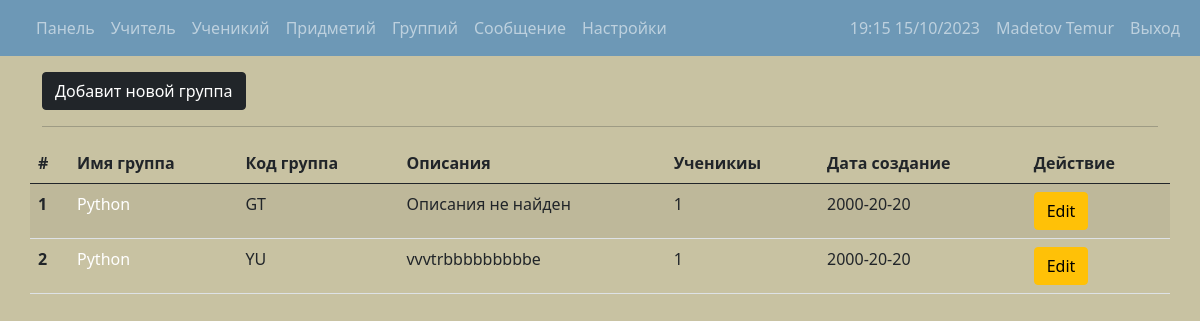
Page /admin/group.php (signed in) on the committed database.
### tables this page shows
CREATE TABLE IF NOT EXISTS `groups` (
  `group_id` int(10) NOT NULL AUTO_INCREMENT,
  `group_subject` varchar(30) NOT NULL,
  `group_code` varchar(30) NOT NULL,
  `group_discription` varchar(150) DEFAULT NULL,
  `date_of_joined` varchar(22) NOT NULL,
  `group_jurnal` varchar(40) NOT NULL,
  `date_of_end` varchar(40) DEFAULT NULL,
  `status` varchar(3) NOT NULL DEFAULT '0',
  `group_teacher` varchar(10) NOT NULL,
  `count_student` varchar(10) DEFAULT NULL,
  PRIMARY KEY (`group_id`),
  UNIQUE KEY `group_code` (`group_code`)
);

### admin/php/function.php (called while the page is built, shortened)
<?php
require __DIR__ . '/function_group.php';
$limit = isset($_GET['m']) ? $_GET['m'] : 20;
function EchoToString($string, $s=0) :string {
	$str = explode(' ', $string);
	return $str[$s];
}

### admin/php/function_group.php (called while the page is built, shortened)
<?php
$sort_az = "ORDER BY group_subject ASC";
function Allgroups($conn_db, $colum_name, $status, $limite, $offsete) {
  global $sort_az;
  $i = 0;
  $str = '';
  foreach($colum_name as $value):
    if($i === 0) {
      $str .= $value;
      $i++;
    } else {
      $str .= ", ". $value;
    }
  endforeach;
  $sql = "SELECT {$str} FROM groups WHERE status = {$status} {$sort_az} LIMIT $limite OFFSET $offsete" ;
  $query = $conn_db->prepare($sql);
  $query->execute();
  if ($query->rowCount() >= 1) {
    return $query->fetchAll(PDO::FETCH_ASSOC);
  } else {
    return 0;
  }
}

### admin/group.php (the view, shortened to what this page needs)
<?php $title = 'Группий | ITS'; $page = 5;
require __DIR__ . '/../connection/connection.php';
require __DIR__ . '/php/function.php';
if(isset($_GET['add'])) { ?>
  <?php include './layout/hader-page.php' ?>
    <div class="container-lg mt-3">
        <a href="group.php"
           class="btn btn-dark">Назад</a>
    </div>
    <div class="container-lg mt-3">
     <form accept-charset="utf-8" method="POST">
        <div class="mb-3">
          <label  class="form-label">Придмет</label>
          <select class="form-select" aria-label="Default select example">
            <option selected>Виберите опсия</option>
            <?php foreach(EchoSubjectsCode($conn) as $subject): ?>
            <option value="<?= $subject['subject_code'] ?>" title="<?php if($subject['discription'] != '0') echo $subject['discription'] ?>"><?= $subject['subject_name'] ?></option>
            <?php endforeach; ?>
          </select>
        </div>
        <div class="mb-3">
          <label for="formGroupExampleInput" class="form-label">Имя группа</label>
          <input type="text" class="form-control" id="formGroupExampleInput" name="group_name" maxlength="30">
        </div>
        <div class="mb-3">
          <label for="formGroupExampleInput" class="form-label">Код группа</label>
          <input type="text" class="form-control" id="formGroupExampleInput" name="group_code" maxlength="30">
        </div>
        <div class="mb-3">
          <label for="formGroupExampleInput" class="form-label">Описания</label>
          <textarea class="form-control" id="formGroupExampleInput" name="group_discription" style="resize: vertical;" maxlength="150"></textarea>
        </div>
        <div class="mb-3">
          <label  class="form-label">Виберите учитель</label>
          <select class="form-select" aria-label="Default select example">
            <option selected>Виберите учитель</option>
            <?php foreach(GetAllTeacher($conn) as $teacher): ?>
              <option value="<?= $teacher['teacher_id'] ?>" title='<?= $teacher['subjects'] ?>'><?= $teacher['full_name'] ?></option>
            <?php endforeach; ?>
          </select>
        </div>
        <button type="submit" class="btn btn-primary mt-3">Отправит</button>
     </form>
    </div>
    <?php include './layout/footer-page.php' ?>
<?php } elseif(isset($_GET['edit'])) {?>
edit
<?php } elseif (isset($_GET['view'])) { ?>
<?php } else {?>
  <?php  include './layout/hader-page.php';
      $page = isset($_GET['page']) ? $_GET['page'] : 0;
      $offset = $limit * $page;
      $colum = ['group_id', 'group_subject', 'group_code', 'group_discription', 'count_student', 'date_of_joined', 'group_teacher'];
      $group = Allgroups($conn, $colum, '0', $limit, $offset);
  ?>
    <div class="container-lg mt-3">
        <a href="group.php?add=on"
           class="btn btn-dark">Добавит новой группа</a>
           <hr>
    </div>
    <?php if($group != 0) { ?>
      <table class="table table-striped container-lg mt-3">
        <thead>
          <tr>
            <th scope="col">#</th>
            <th scope="col">Имя группа</th>
            <th scope="col">Код группа</th>
            <th scope="col">Описания</th>
            <th scope="col">Ученикиы</th>
            <th scope="col">Дата создание</th>
            <th scope="col">Действие</th>
          </tr>
        </thead>
        <tbody>
          <?php for ($i=0; $i < count($group); $i++) { ?>
            <tr>
              <th scope="row"><?= $i+1 ?></th>
              <td><a href="./teacher-view.php?teacher_id=<?=$group[$i]['group_teacher'] ?>"><?= $group[$i]['group_subject'] ?></a></td>
              <td><?= strtoupper($group[$i]['group_code'])?></td>
              <td><?= empty($group[$i]['group_discription']) ? 'Описания не найден' : $group[$i]['group_discription'] ?></td>
              <td><?= $group[$i]['count_student'] ?></td>
              <td><?= EchoToString($group[$i]['date_of_joined'], 0) ?></td>
              <td>
                <a href="?edit=on&id=<?= $group[$i]['group_id'] ?>" class="btn btn-warning">Edit</a>
              </td>
            </tr>
          <?php } ?>
        </tbody>
      </table>
    <?php  } ?>
    <?php include './layout/footer-page.php' ?>
<?php }?>

### assets/css/style.css (style rules this page uses)
a { text-decoration: none!important; color: white; }

### rows in the picture
groups: group_subject "Python", group_code "GT", shows "Описания не найден", count_student "1", date_of_joined "2000-20-20"
groups: group_subject "Python", group_code "YU", group_discription "vvvtrbbbbbbbbbe", count_student "1", date_of_joined "2000-20-20"

### other values in the picture
$_SESSION['full_name'] "Madetov Temur"
